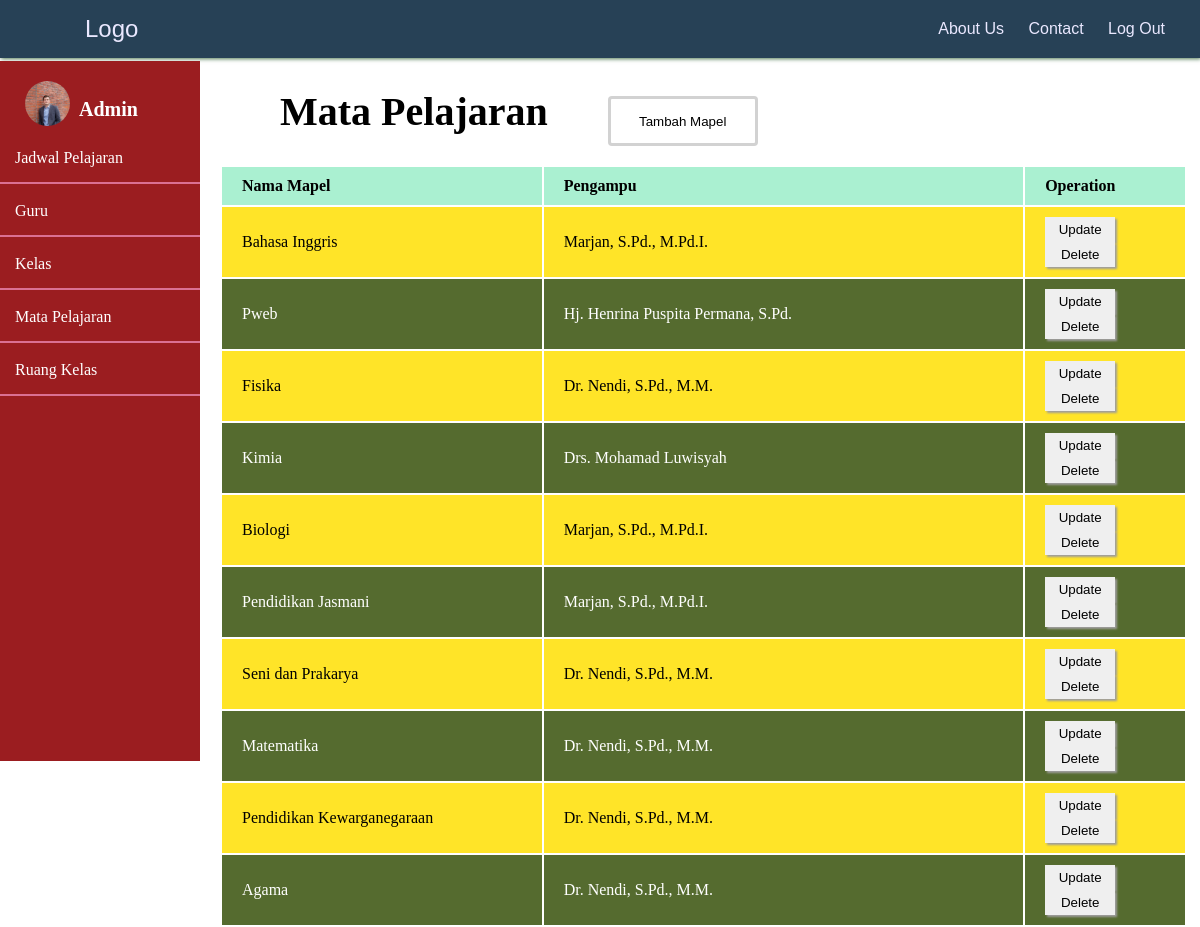
The page /Final/php/Admin/MataPelajaran/MataPelajaran.php (signed in) on the database its author committed.
### tables this page shows
CREATE TABLE `mata_pelajaran` (
  `id_mp` int(10) NOT NULL,
  `nama_mp` varchar(100) NOT NULL,
  `pengampu` varchar(100) NOT NULL,
  `tingkat_kelas` int(10) NOT NULL
);

### Final/php/Controller/FuncMataPelajaran.php (called while the page is built, shortened)
<?php
    include 'connect.php';
    function query($query){
        global $conn;
        $result = mysqli_query($conn, $query);
        $rows = [];
        while($row = mysqli_fetch_assoc($result)){
            $rows[] = $row;
        }
        return $rows;
    }
?>

### Final/php/Admin/MataPelajaran/MataPelajaran.php (the view, shortened to what this page needs)
<?php
    include '../../Controller/connect.php';
    include '../../Controller/FuncMataPelajaran.php';
    $query = query("SELECT * FROM mata_pelajaran");
?>
<!DOCTYPE html>
<html lang="en">
<head>
    <link rel="stylesheet" href="../../../css/Admin/MataPelajaran.css">
</head>
<body>
    <div class="navbar">
    <a href="../../Dashboard/home.php" id="home">Logo</a>
        <div class="menu">
            <a href="../../Dashboard/AboutUs.php">About Us</a>
            <a href="../../Dashboard/Contact.php">Contact</a>
            <a href="../../Dashboard/home.php">Log Out</a>
        </div>
    </div>
    <div class="sidebar">
        <div class="profile">
            <img src="../../../Img/admin.jpg" alt="">
            <h4><a href="../Login/Admin.php">Admin</a></h4>
        </div>
        <div class="option">
            <a href="../JadwalPelajaran/JadwalPelajaran.php">Jadwal Pelajaran</a>
            <a href="../Guru/Guru.php">Guru</a>
            <a href="../Kelas/Kelas.php">Kelas</a>
            <a href="../MataPelajaran/MataPelajaran.php">Mata Pelajaran</a>
            <a href="../RuangKelas/RuangKelas.php">Ruang Kelas</a>
        </div>
    </div>
    <div class="main">
        <div class="operation">
            <div class="outerModal">
                <h1>Mata Pelajaran</h1>
                <button id="myBtn">Tambah Mapel</button>
            </div>
        </div>
        <div class="content">
            <table>
                <tr>
                    <th class="w30">Nama Mapel</th>
                    <th class="w45">Pengampu</th>
                    <th class="w15">Operation</th>
                </tr>
                <?php foreach ($query as $row) :?>
                    <tr>
                        <td><?= $row['nama_mp']?></td>
                        <td><?= $row['pengampu']?></td>
                        <td>
                            <button><a href="UpdateMP.php?id=<?= $row['id_mp']?>">Update</a></button>
                            <button><a href="DeleteMP.php?id=<?= $row['id_mp']?>">Delete</a></button>
                        </td>
                    </tr>
                <?php endforeach ?>
            </table>
        </div>
    </div>
</body>
</html>

### Final/css/Admin/MataPelajaran.css (style rules this page uses)
* { margin: 0; padding: 0; box-sizing: border-box; }
.navbar { display: flex; justify-content: space-between; align-items: center; width: 100%; background: #274156; font-family: 'Lucida Sans', 'Lucida Sans Regular', 'Lucida Grande', 'Lucida Sans Unicode', Geneva, Verdana, sans-serif; padding: 15px; box-shadow: 1px 1px 4px #517b54; z-index: 2; }
a#home { color: #EAE8FF; margin-left: 70px; text-decoration: none; font-size: 24px; }
.menu { display: block; }
.menu a { color: #EAE8FF; margin-right: 20px; text-decoration: none; }
.sidebar { position: fixed; float: left; width: 200px; height: 700px; margin-top: 3px; background: #9b1d20; }
.profile img { display: inline-block; margin: 20px 5px 0px 25px; width: 45px; border-radius: 50%; }
.profile h4 { position: relative; display: inline-block; top: -10px; font-size: 20px; color: white; }
.profile a { text-decoration: none; color: white; }
.option a { display: block; margin-top: 3px; padding: 15px; color: white; cursor: pointer; text-decoration: none; border-bottom: 2px solid palevioletred; }
.main { margin: 0px 13px 0px 220px; }
.outerModal { display: flex; justify-content: flex-start; margin: 20px; }
.outerModal h1 { margin: 10px 40px; font-size: 40px; }
.outerModal button#myBtn { position: relative; display: inline-block; width: 150px; height: 50px; top: 18px; background: white; color: black; padding: 4px; margin-left: 20px; border: 3px solid rgba(128, 128, 128, 0.358); border-radius: 4px; cursor: pointer; transition: width .7s; }
table { width: 100%; z-index: 1; }
table th { background-color: #AAF0D1; color: black; }
table tr { background: #556B2F; color: white; }
table tr:nth-child(even) { background: #ffe428; color: black; }
table th, td { text-align: left; padding: 10px 20px; }
td button { width: 70px; height: 25px; border: none; box-shadow: 2px 2px 2px rgb(158, 157, 157); transition: .5s; }
button a { text-decoration: none; color: black; }
.w15 { width: 15%; }
.w30 { width: 30%; }
.w45 { width: 45%; }

### rows shown on the page
mata_pelajaran: nama_mp "Bahasa Inggris", pengampu "Marjan, S.Pd., M.Pd.I."
mata_pelajaran: nama_mp "Pweb", pengampu "Hj. Henrina Puspita Permana, S.Pd."
mata_pelajaran: nama_mp "Fisika", pengampu "Dr. Nendi, S.Pd., M.M."
mata_pelajaran: nama_mp "Kimia", pengampu "Drs. Mohamad Luwisyah"
mata_pelajaran: nama_mp "Biologi", pengampu "Marjan, S.Pd., M.Pd.I."
mata_pelajaran: nama_mp "Pendidikan Jasmani", pengampu "Marjan, S.Pd., M.Pd.I."
mata_pelajaran: nama_mp "Seni dan Prakarya", pengampu "Dr. Nendi, S.Pd., M.M."
mata_pelajaran: nama_mp "Matematika", pengampu "Dr. Nendi, S.Pd., M.M."
mata_pelajaran: nama_mp "Pendidikan Kewarganegaraan", pengampu "Dr. Nendi, S.Pd., M.M."
mata_pelajaran: nama_mp "Agama", pengampu "Dr. Nendi, S.Pd., M.M."
